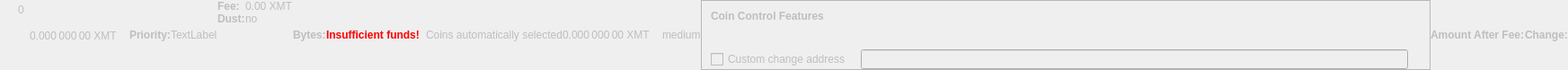
    <widget class="QWidget" name="dummyHideWidget" native="true">
     <property name="enabled">
      <bool>false</bool>
     </property>
     <property name="maximumSize">
      <size>
       <width>100</width>
       <height>22</height>
      </size>
     </property>
     <layout class="QHBoxLayout" name="dummyHideLayout">
      <property name="spacing">
       <number>0</number>
      </property>
      <property name="margin">
       <number>0</number>
      </property>
      <item>
       <layout class="QFormLayout" name="formLayoutCoinControl1">
        <property name="horizontalSpacing">
         <number>10</number>
        </property>
        <property name="verticalSpacing">
         <number>14</number>
        </property>
        <property name="leftMargin">
         <number>10</number>
        </property>
        <property name="topMargin">
         <number>4</number>
        </property>
        <property name="rightMargin">
         <number>6</number>
        </property>
        <item row="0" column="1">
         <widget class="QLabel" name="labelCoinControlBytes">
          <property name="cursor">
           <cursorShape>IBeamCursor</cursorShape>
          </property>
          <property name="contextMenuPolicy">
           <enum>Qt::ActionsContextMenu</enum>
          </property>
          <property name="text">
           <string notr="true">0</string>
          </property>
          <property name="textInteractionFlags">
           <set>Qt::LinksAccessibleByMouse|Qt::TextSelectableByKeyboard|Qt::TextSelectableByMouse</set>
          </property>
         </widget>
        </item>
       </layout>
      </item>
      <item>
       <widget class="QLabel" name="labelCoinControlAfterFee">
        <property name="enabled">
         <bool>false</bool>
        </property>
        <property name="sizePolicy">
         <sizepolicy hsizetype="Fixed" vsizetype="Fixed">
          <horstretch>0</horstretch>
          <verstretch>0</verstretch>
         </sizepolicy>
        </property>
        <property name="minimumSize">
         <size>
          <width>111</width>
          <height>12</height>
         </size>
        </property>
        <property name="maximumSize">
         <size>
          <width>111</width>
          <height>12</height>
         </size>
        </property>
        <property name="cursor">
         <cursorShape>IBeamCursor</cursorShape>
        </property>
        <property name="contextMenuPolicy">
         <enum>Qt::ActionsContextMenu</enum>
        </property>
        <property name="text">
         <string notr="true">0.000 000 00 XMT</string>
        </property>
        <property name="textInteractionFlags">
         <set>Qt::LinksAccessibleByMouse|Qt::TextSelectableByKeyboard|Qt::TextSelectableByMouse</set>
        </property>
       </widget>
      </item>
      <item>
       <widget class="QLabel" name="labelCoinControlPriorityText">
        <property name="enabled">
         <bool>false</bool>
        </property>
        <property name="font">
         <font>
          <weight>75</weight>
          <bold>true</bold>
         </font>
        </property>
        <property name="text">
         <string>Priority:</string>
        </property>
       </widget>
      </item>
      <item>
       <layout class="QHBoxLayout" name="horizontalLayout">
        <item>
         <widget class="QLabel" name="WarningLabel">
          <property name="text">
           <string>TextLabel</string>
          </property>
         </widget>
        </item>
       </layout>
      </item>
      <item>
       <layout class="QFormLayout" name="formLayoutCoinControl3">
        <property name="horizontalSpacing">
         <number>0</number>
        </property>
        <property name="verticalSpacing">
         <number>0</number>
        </property>
        <property name="leftMargin">
         <number>0</number>
        </property>
        <property name="topMargin">
         <number>0</number>
        </property>
        <property name="rightMargin">
         <number>0</number>
        </property>
        <item row="0" column="0">
         <widget class="QLabel" name="labelCoinControlFeeText">
          <property name="enabled">
           <bool>false</bool>
          </property>
          <property name="font">
           <font>
            <weight>75</weight>
            <bold>true</bold>
           </font>
          </property>
          <property name="text">
           <string>Fee:</string>
          </property>
          <property name="margin">
           <number>0</number>
          </property>
         </widget>
        </item>
        <item row="0" column="1">
         <widget class="QLabel" name="labelCoinControlFee">
          <property name="enabled">
           <bool>false</bool>
          </property>
          <property name="cursor">
           <cursorShape>IBeamCursor</cursorShape>
          </property>
          <property name="contextMenuPolicy">
           <enum>Qt::ActionsContextMenu</enum>
          </property>
          <property name="text">
           <string notr="true">0.00 XMT</string>
          </property>
          <property name="textInteractionFlags">
           <set>Qt::LinksAccessibleByMouse|Qt::TextSelectableByKeyboard|Qt::TextSelectableByMouse</set>
          </property>
         </widget>
        </item>
        <item row="1" column="0">
         <widget class="QLabel" name="labelCoinControlLowOutputText">
          <property name="enabled">
           <bool>false</bool>
          </property>
          <property name="font">
           <font>
            <weight>75</weight>
            <bold>true</bold>
           </font>
          </property>
          <property name="text">
           <string>Dust:</string>
          </property>
         </widget>
        </item>
        <item row="1" column="1">
         <widget class="QLabel" name="labelCoinControlLowOutput">
          <property name="enabled">
           <bool>false</bool>
          </property>
          <property name="cursor">
           <cursorShape>IBeamCursor</cursorShape>
          </property>
          <property name="contextMenuPolicy">
           <enum>Qt::ActionsContextMenu</enum>
          </property>
          <property name="text">
           <string>no</string>
          </property>
          <property name="textInteractionFlags">
           <set>Qt::LinksAccessibleByMouse|Qt::TextSelectableByKeyboard|Qt::TextSelectableByMouse</set>
          </property>
         </widget>
        </item>
       </layout>
      </item>
      <item>
       <widget class="QLabel" name="labelCoinControlBytesText">
        <property name="enabled">
         <bool>false</bool>
        </property>
        <property name="font">
         <font>
          <weight>75</weight>
          <bold>true</bold>
         </font>
        </property>
        <property name="text">
         <string>Bytes:</string>
        </property>
       </widget>
      </item>
      <item>
       <layout class="QFormLayout" name="formLayoutCoinControl2">
        <property name="horizontalSpacing">
         <number>0</number>
        </property>
        <property name="verticalSpacing">
         <number>0</number>
        </property>
        <property name="leftMargin">
         <number>0</number>
        </property>
        <property name="topMargin">
         <number>0</number>
        </property>
        <property name="rightMargin">
         <number>0</number>
        </property>
       </layout>
      </item>
      <item>
       <layout class="QHBoxLayout" name="horizontalLayoutCoinControl2">
        <property name="spacing">
         <number>0</number>
        </property>
        <property name="bottomMargin">
         <number>0</number>
        </property>
       </layout>
      </item>
      <item>
       <widget class="QLabel" name="labelCoinControlInsuffFunds">
        <property name="enabled">
         <bool>false</bool>
        </property>
        <property name="minimumSize">
         <size>
          <width>0</width>
          <height>0</height>
         </size>
        </property>
        <property name="font">
         <font>
          <weight>75</weight>
          <bold>true</bold>
         </font>
        </property>
        <property name="styleSheet">
         <string notr="true">color:red;font-weight:bold;</string>
        </property>
        <property name="text">
         <string>Insufficient funds!</string>
        </property>
        <property name="margin">
         <number>5</number>
        </property>
       </widget>
      </item>
      <item>
       <layout class="QFormLayout" name="formLayoutCoinControl4">
        <property name="horizontalSpacing">
         <number>0</number>
        </property>
        <property name="verticalSpacing">
         <number>0</number>
        </property>
        <property name="leftMargin">
         <number>0</number>
        </property>
        <property name="topMargin">
         <number>0</number>
        </property>
        <property name="rightMargin">
         <number>0</number>
        </property>
       </layout>
      </item>
      <item>
       <widget class="QLabel" name="labelCoinControlChangeLabel">
        <property name="enabled">
         <bool>false</bool>
        </property>
        <property name="sizePolicy">
         <sizepolicy hsizetype="Preferred" vsizetype="Expanding">
          <horstretch>0</horstretch>
          <verstretch>0</verstretch>
         </sizepolicy>
        </property>
        <property name="minimumSize">
         <size>
          <width>0</width>
          <height>0</height>
         </size>
        </property>
        <property name="text">
         <string/>
        </property>
        <property name="margin">
         <number>3</number>
        </property>
       </widget>
      </item>
      <item>
       <widget class="QLabel" name="labelCoinControlAutomaticallySelected">
        <property name="enabled">
         <bool>false</bool>
        </property>
        <property name="sizePolicy">
         <sizepolicy hsizetype="Fixed" vsizetype="Fixed">
          <horstretch>0</horstretch>
          <verstretch>0</verstretch>
         </sizepolicy>
        </property>
        <property name="minimumSize">
         <size>
          <width>0</width>
          <height>0</height>
         </size>
        </property>
        <property name="maximumSize">
         <size>
          <width>240</width>
          <height>16777215</height>
         </size>
        </property>
        <property name="text">
         <string>Coins automatically selected</string>
        </property>
        <property name="margin">
         <number>5</number>
        </property>
       </widget>
      </item>
      <item>
       <widget class="QLabel" name="labelCoinControlChange">
        <property name="enabled">
         <bool>false</bool>
        </property>
        <property name="sizePolicy">
         <sizepolicy hsizetype="Fixed" vsizetype="Fixed">
          <horstretch>0</horstretch>
          <verstretch>0</verstretch>
         </sizepolicy>
        </property>
        <property name="minimumSize">
         <size>
          <width>111</width>
          <height>0</height>
         </size>
        </property>
        <property name="maximumSize">
         <size>
          <width>111</width>
          <height>16777215</height>
         </size>
        </property>
        <property name="cursor">
         <cursorShape>IBeamCursor</cursorShape>
        </property>
        <property name="contextMenuPolicy">
         <enum>Qt::ActionsContextMenu</enum>
        </property>
        <property name="text">
         <string notr="true">0.000 000 00 XMT</string>
        </property>
        <property name="textInteractionFlags">
         <set>Qt::LinksAccessibleByMouse|Qt::TextSelectableByKeyboard|Qt::TextSelectableByMouse</set>
        </property>
       </widget>
      </item>
      <item>
       <widget class="QLabel" name="labelCoinControlPriority">
        <property name="enabled">
         <bool>false</bool>
        </property>
        <property name="cursor">
         <cursorShape>IBeamCursor</cursorShape>
        </property>
        <property name="contextMenuPolicy">
         <enum>Qt::ActionsContextMenu</enum>
        </property>
        <property name="text">
         <string>medium</string>
        </property>
        <property name="textInteractionFlags">
         <set>Qt::LinksAccessibleByMouse|Qt::TextSelectableByKeyboard|Qt::TextSelectableByMouse</set>
        </property>
       </widget>
      </item>
      <item>
       <widget class="QFrame" name="frameCoinControl">
        <property name="sizePolicy">
         <sizepolicy hsizetype="Expanding" vsizetype="Expanding">
          <horstretch>0</horstretch>
          <verstretch>0</verstretch>
         </sizepolicy>
        </property>
        <property name="maximumSize">
         <size>
          <width>16777215</width>
          <height>16777215</height>
         </size>
        </property>
        <property name="frameShape">
         <enum>QFrame::StyledPanel</enum>
        </property>
        <property name="frameShadow">
         <enum>QFrame::Sunken</enum>
        </property>
        <layout class="QVBoxLayout" name="verticalLayoutCoinControl2_2">
         <property name="spacing">
          <number>0</number>
         </property>
         <property name="margin">
          <number>0</number>
         </property>
         <item>
          <layout class="QVBoxLayout" name="verticalLayoutCoinControl" stretch="0,0,0,1">
           <property name="spacing">
            <number>0</number>
           </property>
           <property name="leftMargin">
            <number>10</number>
           </property>
           <property name="topMargin">
            <number>10</number>
           </property>
           <item>
            <layout class="QHBoxLayout" name="horizontalLayoutCoinControl1">
             <property name="bottomMargin">
              <number>15</number>
             </property>
             <item>
              <widget class="QLabel" name="labelCoinControlFeatures">
               <property name="enabled">
                <bool>false</bool>
               </property>
               <property name="sizePolicy">
                <sizepolicy hsizetype="Preferred" vsizetype="Maximum">
                 <horstretch>0</horstretch>
                 <verstretch>0</verstretch>
                </sizepolicy>
               </property>
               <property name="font">
                <font>
                 <weight>75</weight>
                 <bold>true</bold>
                </font>
               </property>
               <property name="styleSheet">
                <string notr="true">font-weight:bold;</string>
               </property>
               <property name="text">
                <string>Coin Control Features</string>
               </property>
              </widget>
             </item>
            </layout>
           </item>
           <item>
            <widget class="QWidget" name="widgetCoinControl" native="true">
             <property name="sizePolicy">
              <sizepolicy hsizetype="Preferred" vsizetype="Preferred">
               <horstretch>0</horstretch>
               <verstretch>0</verstretch>
              </sizepolicy>
             </property>
             <property name="minimumSize">
              <size>
               <width>0</width>
               <height>0</height>
              </size>
             </property>
             <property name="styleSheet">
              <string notr="true"/>
             </property>
             <layout class="QHBoxLayout" name="horizontalLayoutCoinControl5_2">
              <property name="margin">
               <number>0</number>
              </property>
              <item>
               <layout class="QHBoxLayout" name="horizontalLayoutCoinControl3">
                <property name="spacing">
                 <number>20</number>
                </property>
                <property name="topMargin">
                 <number>0</number>
                </property>
                <property name="bottomMargin">
                 <number>10</number>
                </property>
               </layout>
              </item>
             </layout>
            </widget>
           </item>
           <item>
            <layout class="QHBoxLayout" name="horizontalLayoutCoinControl4" stretch="0,0,0">
             <property name="spacing">
              <number>12</number>
             </property>
             <property name="sizeConstraint">
              <enum>QLayout::SetDefaultConstraint</enum>
             </property>
             <property name="topMargin">
              <number>5</number>
             </property>
             <property name="rightMargin">
              <number>5</number>
             </property>
             <item>
              <widget class="QCheckBox" name="checkBoxCoinControlChange">
               <property name="enabled">
                <bool>false</bool>
               </property>
               <property name="toolTip">
                <string>If this is activated, but the change address is empty or invalid, change will be sent to a newly generated address.</string>
               </property>
               <property name="text">
                <string>Custom change address</string>
               </property>
              </widget>
             </item>
             <item>
              <widget class="QValidatedLineEdit" name="lineEditCoinControlChange">
               <property name="enabled">
                <bool>false</bool>
               </property>
               <property name="sizePolicy">
                <sizepolicy hsizetype="Expanding" vsizetype="Fixed">
                 <horstretch>0</horstretch>
                 <verstretch>0</verstretch>
                </sizepolicy>
               </property>
              </widget>
             </item>
             <item>
              <widget class="QLabel" name="labelCoinControlChangeLabel_2">
               <property name="sizePolicy">
                <sizepolicy hsizetype="Preferred" vsizetype="Expanding">
                 <horstretch>0</horstretch>
                 <verstretch>0</verstretch>
                </sizepolicy>
               </property>
               <property name="minimumSize">
                <size>
                 <width>0</width>
                 <height>0</height>
                </size>
               </property>
               <property name="text">
                <string/>
               </property>
               <property name="margin">
                <number>3</number>
               </property>
              </widget>
             </item>
            </layout>
           </item>
           <item>
            <spacer name="verticalSpacerCoinControl">
             <property name="orientation">
              <enum>Qt::Vertical</enum>
             </property>
             <property name="sizeHint" stdset="0">
              <size>
               <width>800</width>
               <height>1</height>
              </size>
             </property>
            </spacer>
           </item>
          </layout>
         </item>
        </layout>
       </widget>
      </item>
      <item>
       <widget class="QLabel" name="labelCoinControlAfterFeeText">
        <property name="enabled">
         <bool>false</bool>
        </property>
        <property name="minimumSize">
         <size>
          <width>0</width>
          <height>0</height>
         </size>
        </property>
        <property name="maximumSize">
         <size>
          <width>16777215</width>
          <height>16777215</height>
         </size>
        </property>
        <property name="font">
         <font>
          <weight>75</weight>
          <bold>true</bold>
         </font>
        </property>
        <property name="text">
         <string>Amount After Fee:</string>
        </property>
        <property name="alignment">
         <set>Qt::AlignLeading|Qt::AlignLeft|Qt::AlignVCenter</set>
        </property>
        <property name="margin">
         <number>0</number>
        </property>
       </widget>
      </item>
      <item>
       <widget class="QLabel" name="labelCoinControlChangeText">
        <property name="enabled">
         <bool>false</bool>
        </property>
        <property name="sizePolicy">
         <sizepolicy hsizetype="Preferred" vsizetype="Preferred">
          <horstretch>0</horstretch>
          <verstretch>0</verstretch>
         </sizepolicy>
        </property>
        <property name="minimumSize">
         <size>
          <width>0</width>
          <height>0</height>
         </size>
        </property>
        <property name="maximumSize">
         <size>
          <width>16777215</width>
          <height>16777215</height>
         </size>
        </property>
        <property name="font">
         <font>
          <weight>75</weight>
          <bold>true</bold>
         </font>
        </property>
        <property name="text">
         <string>Change:</string>
        </property>
        <property name="alignment">
         <set>Qt::AlignLeading|Qt::AlignLeft|Qt::AlignVCenter</set>
        </property>
       </widget>
      </item>
     </layout>
    </widget>
